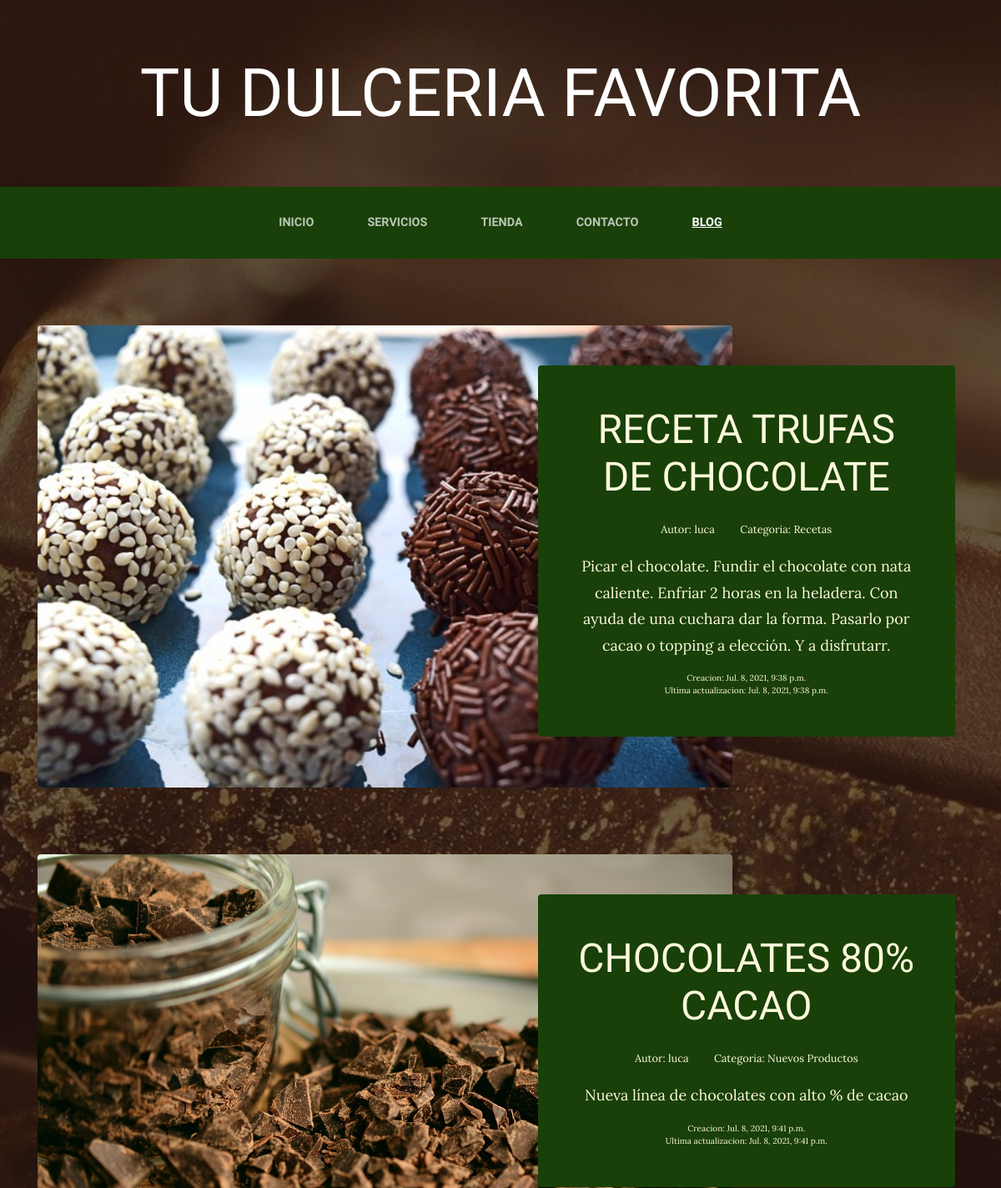
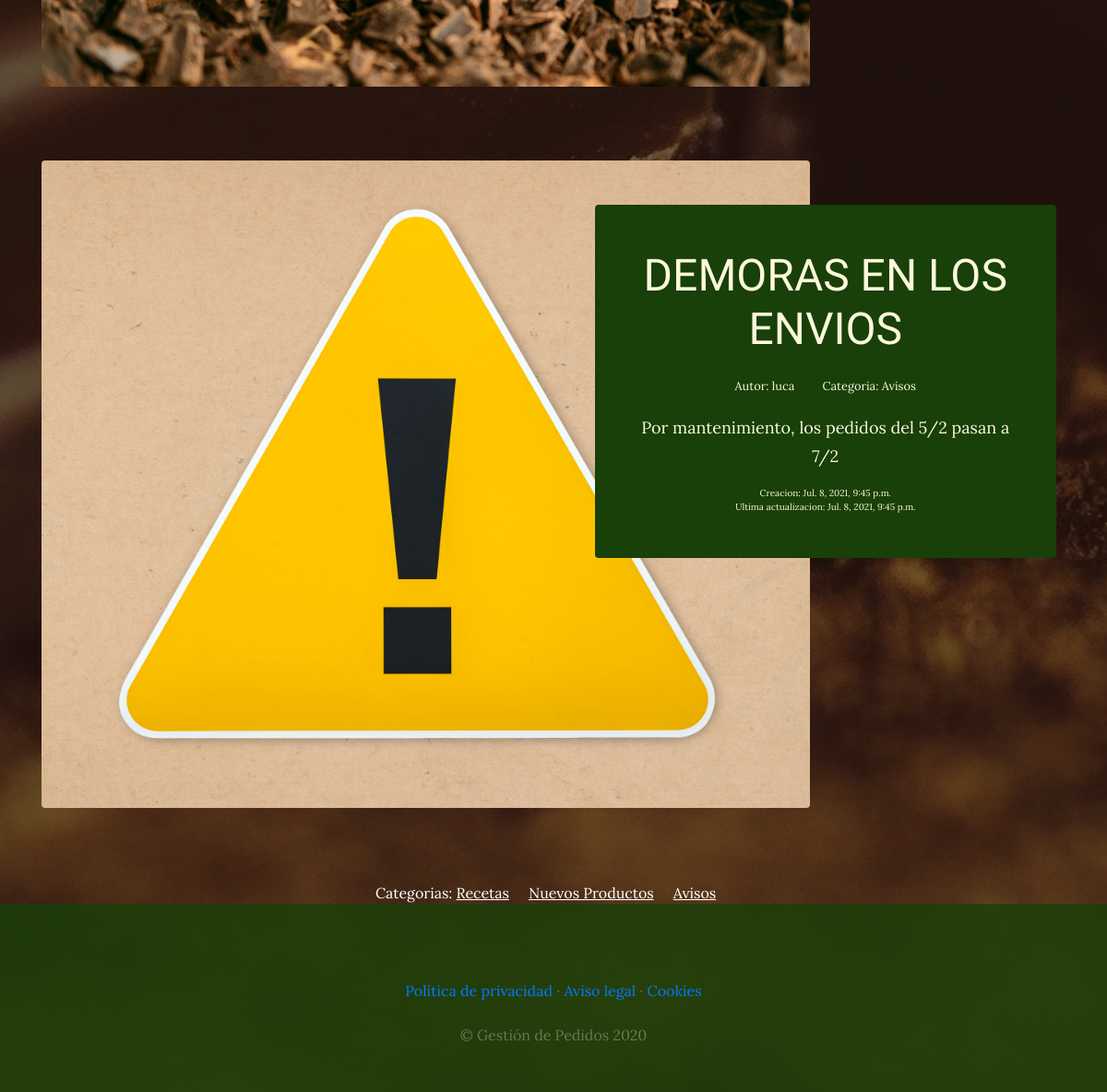
Screenshot of /blog/ with the database file from the repository (2 pictures, top to bottom).
### blog/models.py (models this page shows, shortened)
class Post(models.Model):
    titulo=models.CharField(max_length=50)
    contenido=models.TextField(max_length=200)
    imagen=models.ImageField(upload_to='blog')
    autor=models.ForeignKey(User, on_delete=models.CASCADE)
    categorias=models.ManyToManyField(Categoria)
    created=models.DateTimeField(auto_now_add=True)
    updated=models.DateTimeField(auto_now_add=True)
    class Meta:
        verbose_name='post'
        verbose_name_plural='posts'

class Categoria(models.Model):
    nombre=models.CharField(max_length=50)
    created=models.DateTimeField(auto_now_add=True)
    updated=models.DateTimeField(auto_now_add=True)
    class Meta:
        verbose_name='categoria'
        verbose_name_plural='categorias'

### blog/views.py (the view)
# urls.py: path('',views.blog, name='blog'),
def blog(request):
    posts=Post.objects.all()
    return render(request, 'blog/blog.html', {'posts':posts})

### carro/context_processor.py (called while the page is built)
def importe_total_carro(request):
    total=0
    if 'carro' in request.session:
        for key, value in request.session['carro'].items():
            total=total+(float(value['precio'])*value['cantidad'])
    return {'importe_total_carro':total}

### templates/blog/blog.html
{% extends "tiendaonlineapp/base.html" %}
{% load static %}
{% block content %}
{% for post in posts %}
<section class="page-section clearfix">
    <div class="container">
        <div class="intro">
            <img class="intro-img img-fluid mb-3 mb-lg-0 rounded" src="{{post.imagen.url}}" alt="">
            <div class="intro-text left-0 text-center bg-faded p-5 rounded">
                <h2 class="section-heading mb-4">
                    <span class="section-heading-lower">{{post.titulo}}</span>
                </h2>
                <div style='text-align: center; font-size: 0.8em;' class="section-heading-upper">Autor:
                    {{post.autor}}&nbsp;&nbsp;&nbsp;&nbsp;&nbsp;&nbsp;&nbsp;&nbsp; {% for categoria in post.categorias.all %} Categoria: {{categoria.nombre}} {% endfor %}<br><br></div>
                <p style="font-size: large;" class="mb-3">{{post.contenido}}
                </p>
                <span style="font-size: x-small;" ,class="section-heading-upper">Creacion: {{post.created}}<br>Ultima
                    actualizacion: {{post.updated}}</span>
            </div>
        </div>
    </div>
</section>
{% endfor %}
<section>
    <div style='width:75%; margin:auto; text-align: center; color: white;'>
        Categorias:
        {% for post in posts %}
            {% for categoria in post.categorias.all %}
                <a href="{% url 'categoria' categoria.id %}"style="text-decoration:underline;color: white;">{{categoria.nombre}}</a> &nbsp;&nbsp;&nbsp;
            {% endfor %}
        {% endfor %}
    </div>
</section>
{% endblock %}

### templates/tiendaonlineapp/base.html (shortened to what this page needs)
<html>
<head>
  {% load static %}
  <link href="{% static 'tiendaonlineapp/vendor/bootstrap/css/bootstrap.min.css'%}" rel="stylesheet">
  <link href="{% static 'tiendaonlineapp/css/gestion.css'%}" rel="stylesheet">
</head>
<body>
  <h1 class="site-heading text-center text-white d-none d-lg-block">
    <span class="site-heading-lower">Tu Dulceria Favorita</span>
  </h1>
  <nav class="navbar navbar-expand-lg navbar-dark py-lg-4" id="mainNav">
    <div class="container">
      <div class="collapse navbar-collapse" id="navbarResponsive">
        <ul class="navbar-nav mx-auto">
          <li class="nav-item {% if request.path|slice:'6' == '/' %}active{% endif %} px-lg-4">
            <a class="nav-link text-uppercase text-expanded" href="{% url 'home'%}">Inicio</a>
          </li>
          <li class="nav-item {% if request.path|slice:'11' == '/servicios/' %}active{% endif %} px-lg-4">
            <a class="nav-link text-uppercase text-expanded" href="{% url 'servicios'%}">servicios</a>
          </li>
          <li class="nav-item {% if request.path|slice:'7' == '/tienda' %}active{% endif %} px-lg-4">
            <a class="nav-link text-uppercase text-expanded" href="{% url 'tienda'%}">Tienda</a>
          </li>
          <li class="nav-item {% if request.path|slice:'9' == '/contacto' %}active{% endif %} px-lg-4">
            <a class="nav-link text-uppercase text-expanded" href="{% url 'contacto'%}">Contacto</a>
          </li>
          <li class="nav-item {% if request.path|slice:'6' == '/blog/' %}active{% endif %} px-lg-4">
            <a class="nav-link text-uppercase text-expanded" href="{% url 'blog'%}">blog</a>
          </li>
        </ul>
      </div>
    </div>
  </nav>
  {% block content%}
  {% endblock %}
  <footer class="footer text-faded text-center py-5">
    <div class="container">
      <p class="m-0 mbt">
        <a href="sample.html" class="link">Política de privacidad</a> ·
        <a href="sample.html" class="link">Aviso legal</a> ·
        <a href="sample.html" class="link">Cookies</a>
      </p>
      <p class="m-0 mbt1">&copy; Gestión de Pedidos 2020</p>
    </div>
  </footer>
</body>
</html>

### tiendaonlineapp/static/tiendaonlineapp/css/gestion.css (style rules this page uses)
body { font-family: 'Lora'; background: linear-gradient(rgba(47, 23, 15, 0.65), rgba(47, 23, 15, 0.65)), url("../img/bgmain.jpg"); background-attachment: fixed; background-position: center; background-size: cover; }
h1, h2, h3, h4, h5, h6 { font-family: 'Raleway'; }
p { line-height: 1.75; }
.text-faded { color: rgba(255, 255, 255, 0.3); }
.site-heading { margin-top: 5rem; margin-bottom: 5rem; text-transform: uppercase; line-height: 1; font-family: 'Raleway'; }
.site-heading .site-heading-lower { font-size: 5rem; font-weight: 100; line-height: 4rem; }
.page-section { margin-top: 5rem; margin-bottom: 5rem; }
.section-heading { text-transform: uppercase; }
.section-heading .section-heading-lower { display: block; font-size: 3rem; font-weight: 100; }
.bg-faded { background-color: rgba(255, 255, 255, 0.85); }
#mainNav { background-color: rgba(24, 64, 8); font-family: 'Raleway'; }
#mainNav .navbar-nav .nav-item .nav-link { color: rgba(255, 255, 255, 0.7); font-weight: 800; }
#mainNav .navbar-nav .nav-item.active .nav-link { color: #ffffff; text-decoration: underline; }
@media (min-width: 992px) { #mainNav .navbar-nav .nav-item .nav-link { font-size: 0.9rem; } }
.intro { position: relative; }
@media (min-width: 992px) { .intro .intro-img { width: 75%; float: left; } }
@media (min-width: 992px) { .intro .intro-text { left: 600; width: 60%; margin-top: 3rem; background-color: rgba(24, 64, 8); color: cornsilk; position: absolute; } }
@media (min-width: 1200px) { .intro .intro-text { width: 45%; } }
.footer { background-color: rgba(24, 64, 8, 0.8); }
.mbt { padding-top: 2rem; }
.mbt1 { padding-top: 1.25rem; }

### rows the page displays
Post: imagen (picture), titulo "RECETA TRUFAS DE CHOCOLATE", autor "luca", contenido "Picar el chocolate. Fundir el chocolate con nata caliente. Enfriar 2 horas en la heladera. Con ayuda de una cuchara dar la forma. Pasarlo por cacao o topping a elección. Y a disfrutarr.", created "Jul. 8, 2021, 9:38 p.m.", updated "Jul. 8, 2021, 9:38 p.m."
Categoria: nombre "Recetas"
Post: imagen (picture), titulo "CHOCOLATES 80% CACAO", autor "luca", contenido "Nueva línea de chocolates con alto % de cacao", created "Jul. 8, 2021, 9:41 p.m.", updated "Jul. 8, 2021, 9:41 p.m."
Categoria: nombre "Nuevos Productos"
Post: imagen (picture), titulo "DEMORAS EN LOS ENVIOS", autor "luca", contenido "Por mantenimiento, los pedidos del 5/2 pasan a 7/2", created "Jul. 8, 2021, 9:45 p.m.", updated "Jul. 8, 2021, 9:45 p.m."
Categoria: nombre "Avisos"
